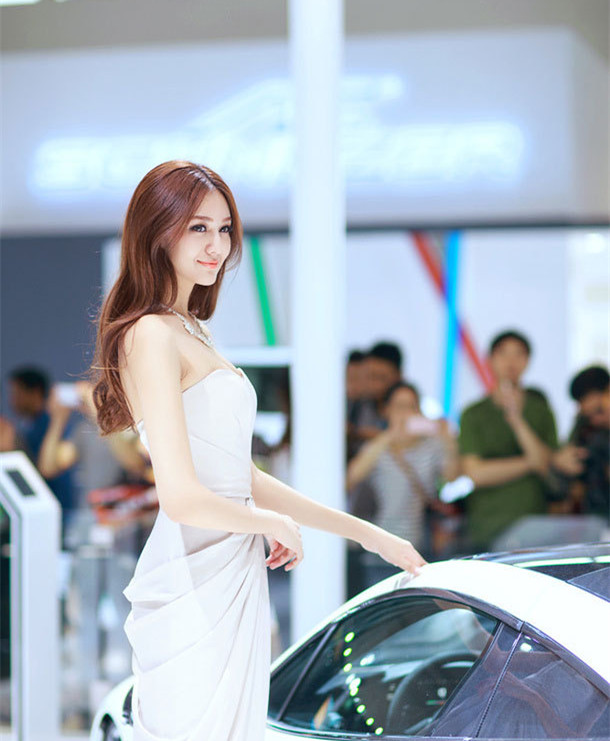
//> input picture 06直方图与模板匹配/src.jpg, 610 x 741 px
$ ./04模板匹配   (built with g++ and OpenCV 4)
//> lines starting //> are read from the running program, lines starting //| are printed output that depends on the picture; after the words box and inside, x2 and y2 are one past the last pixel; in counts of white or black regions, pixels touching at a corner belong together
#include<iostream>
#include<opencv2/opencv.hpp>
using namespace std;
using namespace cv;

int main()
{

	//01读入图片
	Mat src = imread("src.jpg");
//> src is the input picture: 741 rows x 610 cols, CV_8UC3; mean B, G, R 186.5, 175.8, 165.4
	Mat tmp = imread("template.jpg");
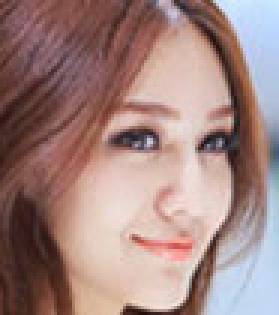
//> input picture 06直方图与模板匹配/template.jpg, 93 x 105 px (shown 3 times larger)
//> tmp is the input picture: 105 rows x 93 cols, CV_8UC3; mean B, G, R 128.7, 132.7, 162

	//02定义输出图像
	int dst_cols = src.cols - tmp.cols + 1;
//> dst_cols = 518
	int dst_rows = src.rows - tmp.rows + 1;
//> dst_rows = 637
	Mat dst(dst_cols, dst_rows, CV_32F);

	//03匹配和标准化
	int matchMethod = TM_SQDIFF;
	matchTemplate(src, tmp, dst, matchMethod);
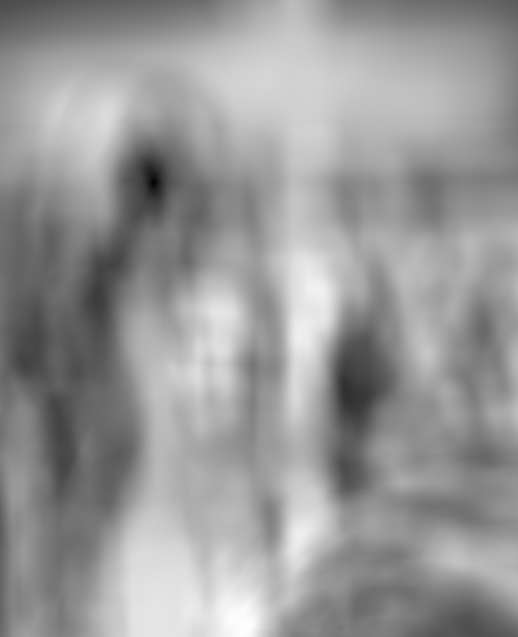
//> dst: 637 rows x 518 cols, CV_32FC1; min 1145797, max 498591872, mean 299131616; drawn with min black and max white
	normalize(dst, dst, 0, 1, NORM_MINMAX);

	//04通过minMaxloc定位最佳匹配位置

	double minValue;
	double maxValue;
	Point minLocation;
	Point maxLocation;
	Point matchPoint;

	minMaxLoc(dst, &minValue, &maxValue, &minLocation, &maxLocation);
//> minValue = 0; maxValue = 1; minLocation = Point(153, 182); maxLocation = Point(245, 625)
	if (matchMethod == TM_SQDIFF || TM_SQDIFF_NORMED)
	{
		matchPoint = minLocation;
//> matchPoint = Point(153, 182)
	}
	else
	{
		matchPoint = maxLocation;
	}

	//05绘制矩形
	rectangle(src, matchPoint, Point(matchPoint.x + tmp.cols, matchPoint.y + tmp.rows), Scalar(0, 0, 255));
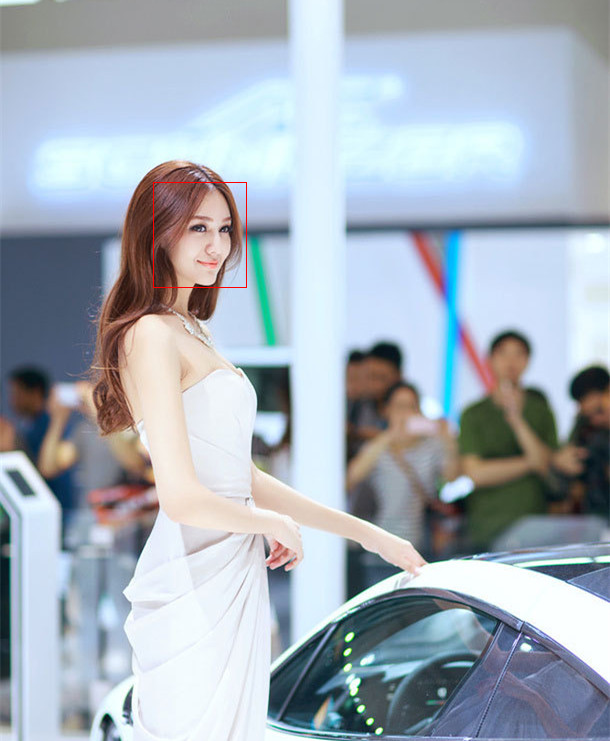
//> src: 741 rows x 610 cols, CV_8UC3; 0.09% of pixels changed, all inside (x1, y1, x2, y2) = (153, 182, 247, 288)
	imshow("src", src);
	rectangle(dst, matchPoint, Point(matchPoint.x + tmp.cols, matchPoint.y + tmp.rows), Scalar(0, 0, 255));
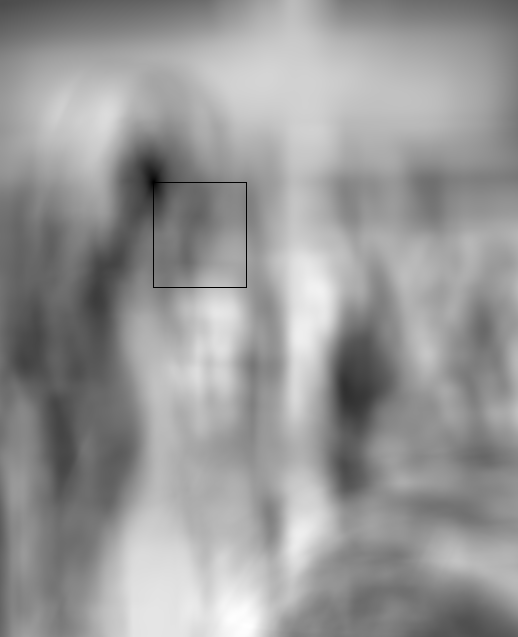
//> dst: 637 rows x 518 cols, CV_32FC1; min 0, max 1, mean 0.598
	imshow("dst", dst);
	waitKey(0);
	return 0;
}
